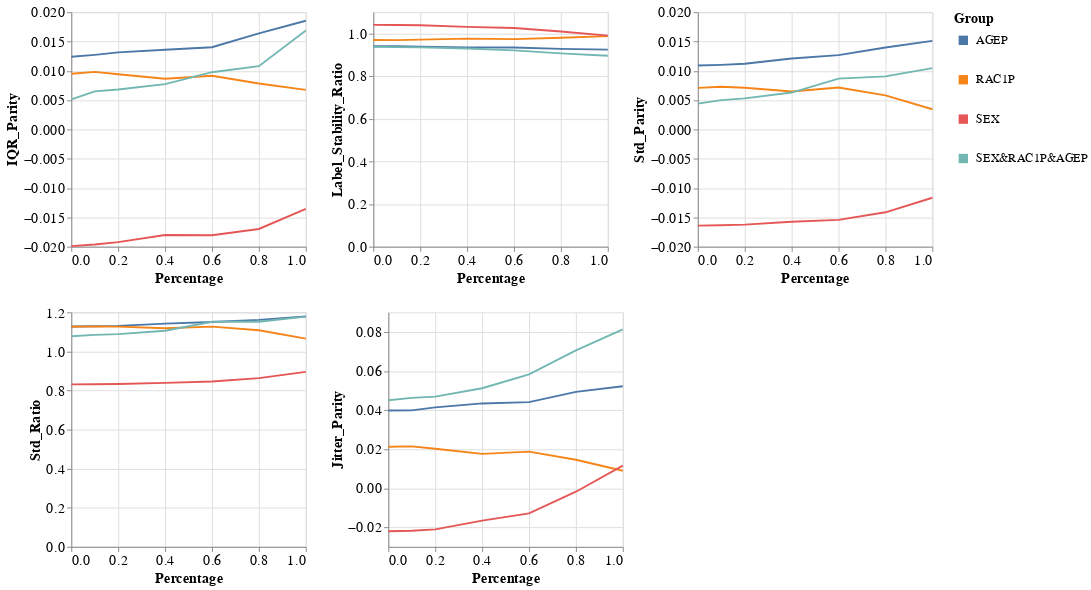

Notebook source saved alongside this figure:
### Markdown cell above
### Group metrics per dataset and model

### Code cell
visualizer.create_groups_grid_pct_lines_plot(model_name=MODEL_NAMES[0],
                                             target_preprocessing_technique=PREPROCESSING_TECHNIQUES[0],
                                             group_metrics_type='variance')

### Figure 1 — Vega-Lite specification as saved in the notebook (floating-point values rounded to 4 significant figures)
{"config": {"view": {"continuousWidth": 400, "continuousHeight": 300}, "axis": {"labelFontSize": 15, "titleFontSize": 15}, "legend": {"labelFontSize": 13, "symbolStrokeWidth": 10, "titleFontSize": 15}}, "vconcat": [{"hconcat": [{"mark": "line", "encoding": {"color": {"field": "Group", "type": "nominal"}, "x": {"field": "Percentage", "type": "quantitative"}, "y": {"field": "Metric_Value", "title": "IQR_Parity", "type": "quantitative"}}, "height": 250, "width": 250}, {"data": {"name": "data-14cf8a5577d0893a0c97ff763c0aa7cd"}, "mark": "line", "encoding": {"color": {"field": "Group", "type": "nominal"}, "x": {"field": "Percentage", "type": "quantitative"}, "y": {"field": "Metric_Value", "title": "Label_Stability_Ratio", "type": "quantitative"}}, "height": 250, "width": 250}, {"data": {"name": "data-20cb595127b24746ba64de4e8d92e93e"}, "mark": "line", "encoding": {"color": {"field": "Group", "type": "nominal"}, "x": {"field": "Percentage", "type": "quantitative"}, "y": {"field": "Metric_Value", "title": "Std_Parity", "type": "quantitative"}}, "height": 250, "width": 250}]}, {"hconcat": [{"mark": "line", "encoding": {"color": {"field": "Group", "type": "nominal"}, "x": {"field": "Percentage", "type": "quantitative"}, "y": {"field": "Metric_Value", "title": "Std_Ratio", "type": "quantitative"}}, "height": 250, "width": 250}, {"data": {"name": "data-863d75b8a4e873bfc03b9e69e406c692"}, "mark": "line", "encoding": {"color": {"field": "Group", "type": "nominal"}, "x": {"field": "Percentage", "type": "quantitative"}, "y": {"field": "Metric_Value", "title": "Jitter_Parity", "type": "quantitative"}}, "height": 250, "width": 250}], "data": {"name": "data-02aa22960027e17319a0a02a1c05fcef"}}], "data": {"name": "data-c46c834f06382b0865fcee083a997065"}, "$schema": "https://vega.github.io/schema/vega-lite/v4.17.0.json", "datasets": {"data-c46c834f06382b0865fcee083a997065": [{"Model_Name": "DecisionTreeClassifier", "Metric": "IQR_Parity", "Group": "AGEP", "Metric_Value": 0.01239, "Percentage": 0.0}, {"Model_Name": "DecisionTreeClassifier", "Metric": "IQR_Parity", "Group": "RAC1P", "Metric_Value": 0.009507, "Percentage": 0.0}, {"Model_Name": "DecisionTreeClassifier", "Metric": "IQR_Parity", "Group": "SEX", "Metric_Value": -0.01991, "Percentage": 0.0}, {"Model_Name": "DecisionTreeClassifier", "Metric": "IQR_Parity", "Group": "SEX&RAC1P&AGEP", "Metric_Value": 0.005125, "Percentage": 0.0}, {"Model_Name": "DecisionTreeClassifier", "Metric": "IQR_Parity", "Group": "AGEP", "Metric_Value": 0.01272, "Percentage": 0.1}, {"Model_Name": "DecisionTreeClassifier", "Metric": "IQR_Parity", "Group": "RAC1P", "Metric_Value": 0.00981, "Percentage": 0.1}, {"Model_Name": "DecisionTreeClassifier", "Metric": "IQR_Parity", "Group": "SEX", "Metric_Value": -0.01963, "Percentage": 0.1}, {"Model_Name": "DecisionTreeClassifier", "Metric": "IQR_Parity", "Group": "SEX&RAC1P&AGEP", "Metric_Value": 0.006488, "Percentage": 0.1}, {"Model_Name": "DecisionTreeClassifier", "Metric": "IQR_Parity", "Group": "AGEP", "Metric_Value": 0.01315, "Percentage": 0.2}, {"Model_Name": "DecisionTreeClassifier", "Metric": "IQR_Parity", "Group": "RAC1P", "Metric_Value": 0.009411, "Percentage": 0.2}, {"Model_Name": "DecisionTreeClassifier", "Metric": "IQR_Parity", "Group": "SEX", "Metric_Value": -0.01923, "Percentage": 0.2}, {"Model_Name": "DecisionTreeClassifier", "Metric": "IQR_Parity", "Group": "SEX&RAC1P&AGEP", "Metric_Value": 0.006814, "Percentage": 0.2}, {"Model_Name": "DecisionTreeClassifier", "Metric": "IQR_Parity", "Group": "AGEP", "Metric_Value": 0.0136, "Percentage": 0.4}, {"Model_Name": "DecisionTreeClassifier", "Metric": "IQR_Parity", "Group": "RAC1P", "Metric_Value": 0.008641, "Percentage": 0.4}, {"Model_Name": "DecisionTreeClassifier", "Metric": "IQR_Parity", "Group": "SEX", "Metric_Value": -0.01802, "Percentage": 0.4}, {"Model_Name": "DecisionTreeClassifier", "Metric": "IQR_Parity", "Group": "SEX&RAC1P&AGEP", "Metric_Value": 0.007726, "Percentage": 0.4}, {"Model_Name": "DecisionTreeClassifier", "Metric": "IQR_Parity", "Group": "AGEP", "Metric_Value": 0.01403, "Percentage": 0.6}, {"Model_Name": "DecisionTreeClassifier", "Metric": "IQR_Parity", "Group": "RAC1P", "Metric_Value": 0.009158, "Percentage": 0.6}, {"Model_Name": "DecisionTreeClassifier", "Metric": "IQR_Parity", "Group": "SEX", "Metric_Value": -0.01804, "Percentage": 0.6}, {"Model_Name": "DecisionTreeClassifier", "Metric": "IQR_Parity", "Group": "SEX&RAC1P&AGEP", "Metric_Value": 0.009762, "Percentage": 0.6}, {"Model_Name": "DecisionTreeClassifier", "Metric": "IQR_Parity", "Group": "AGEP", "Metric_Value": 0.01638, "Percentage": 0.8}, {"Model_Name": "DecisionTreeClassifier", "Metric": "IQR_Parity", "Group": "RAC1P", "Metric_Value": 0.007837, "Percentage": 0.8}, {"Model_Name": "DecisionTreeClassifier", "Metric": "IQR_Parity", "Group": "SEX", "Metric_Value": -0.01698, "Percentage": 0.8}, {"Model_Name": "DecisionTreeClassifier", "Metric": "IQR_Parity", "Group": "SEX&RAC1P&AGEP", "Metric_Value": 0.0108, "Percentage": 0.8}, {"Model_Name": "DecisionTreeClassifier", "Metric": "IQR_Parity", "Group": "AGEP", "Metric_Value": 0.01855, "Percentage": 1.0}, {"Model_Name": "DecisionTreeClassifier", "Metric": "IQR_Parity", "Group": "RAC1P", "Metric_Value": 0.00675, "Percentage": 1.0}, {"Model_Name": "DecisionTreeClassifier", "Metric": "IQR_Parity", "Group": "SEX", "Metric_Value": -0.01357, "Percentage": 1.0}, {"Model_Name": "DecisionTreeClassifier", "Metric": "IQR_Parity", "Group": "SEX&RAC1P&AGEP", "Metric_Value": 0.01689, "Percentage": 1.0}], "data-14cf8a5577d0893a0c97ff763c0aa7cd": [{"Model_Name": "DecisionTreeClassifier", "Metric": "Label_Stability_Ratio", "Group": "AGEP", "Metric_Value": 0.9403, "Percentage": 0.0}, {"Model_Name": "DecisionTreeClassifier", "Metric": "Label_Stability_Ratio", "Group": "RAC1P", "Metric_Value": 0.9697, "Percentage": 0.0}, {"Model_Name": "DecisionTreeClassifier", "Metric": "Label_Stability_Ratio", "Group": "SEX", "Metric_Value": 1.041, "Percentage": 0.0}, {"Model_Name": "DecisionTreeClassifier", "Metric": "Label_Stability_Ratio", "Group": "SEX&RAC1P&AGEP", "Metric_Value": 0.938, "Percentage": 0.0}, {"Model_Name": "DecisionTreeClassifier", "Metric": "Label_Stability_Ratio", "Group": "AGEP", "Metric_Value": 0.94, "Percentage": 0.1}, {"Model_Name": "DecisionTreeClassifier", "Metric": "Label_Stability_Ratio", "Group": "RAC1P", "Metric_Value": 0.9692, "Percentage": 0.1}, {"Model_Name": "DecisionTreeClassifier", "Metric": "Label_Stability_Ratio", "Group": "SEX", "Metric_Value": 1.04, "Percentage": 0.1}, {"Model_Name": "DecisionTreeClassifier", "Metric": "Label_Stability_Ratio", "Group": "SEX&RAC1P&AGEP", "Metric_Value": 0.9359, "Percentage": 0.1}, {"Model_Name": "DecisionTreeClassifier", "Metric": "Label_Stability_Ratio", "Group": "AGEP", "Metric_Value": 0.9378, "Percentage": 0.2}, {"Model_Name": "DecisionTreeClassifier", "Metric": "Label_Stability_Ratio", "Group": "RAC1P", "Metric_Value": 0.9715, "Percentage": 0.2}, {"Model_Name": "DecisionTreeClassifier", "Metric": "Label_Stability_Ratio", "Group": "SEX", "Metric_Value": 1.039, "Percentage": 0.2}, {"Model_Name": "DecisionTreeClassifier", "Metric": "Label_Stability_Ratio", "Group": "SEX&RAC1P&AGEP", "Metric_Value": 0.935, "Percentage": 0.2}, {"Model_Name": "DecisionTreeClassifier", "Metric": "Label_Stability_Ratio", "Group": "AGEP", "Metric_Value": 0.9351, "Percentage": 0.4}, {"Model_Name": "DecisionTreeClassifier", "Metric": "Label_Stability_Ratio", "Group": "RAC1P", "Metric_Value": 0.9762, "Percentage": 0.4}, {"Model_Name": "DecisionTreeClassifier", "Metric": "Label_Stability_Ratio", "Group": "SEX", "Metric_Value": 1.031, "Percentage": 0.4}, {"Model_Name": "DecisionTreeClassifier", "Metric": "Label_Stability_Ratio", "Group": "SEX&RAC1P&AGEP", "Metric_Value": 0.9296, "Percentage": 0.4}, {"Model_Name": "DecisionTreeClassifier", "Metric": "Label_Stability_Ratio", "Group": "AGEP", "Metric_Value": 0.9346, "Percentage": 0.6}, {"Model_Name": "DecisionTreeClassifier", "Metric": "Label_Stability_Ratio", "Group": "RAC1P", "Metric_Value": 0.9735, "Percentage": 0.6}, {"Model_Name": "DecisionTreeClassifier", "Metric": "Label_Stability_Ratio", "Group": "SEX", "Metric_Value": 1.026, "Percentage": 0.6}, {"Model_Name": "DecisionTreeClassifier", "Metric": "Label_Stability_Ratio", "Group": "SEX&RAC1P&AGEP", "Metric_Value": 0.9212, "Percentage": 0.6}, {"Model_Name": "DecisionTreeClassifier", "Metric": "Label_Stability_Ratio", "Group": "AGEP", "Metric_Value": 0.9278, "Percentage": 0.8}, {"Model_Name": "DecisionTreeClassifier", "Metric": "Label_Stability_Ratio", "Group": "RAC1P", "Metric_Value": 0.9803, "Percentage": 0.8}, {"Model_Name": "DecisionTreeClassifier", "Metric": "Label_Stability_Ratio", "Group": "SEX", "Metric_Value": 1.009, "Percentage": 0.8}, {"Model_Name": "DecisionTreeClassifier", "Metric": "Label_Stability_Ratio", "Group": "SEX&RAC1P&AGEP", "Metric_Value": 0.9067, "Percentage": 0.8}, {"Model_Name": "DecisionTreeClassifier", "Metric": "Label_Stability_Ratio", "Group": "AGEP", "Metric_Value": 0.9242, "Percentage": 1.0}, {"Model_Name": "DecisionTreeClassifier", "Metric": "Label_Stability_Ratio", "Group": "RAC1P", "Metric_Value": 0.988, "Percentage": 1.0}, {"Model_Name": "DecisionTreeClassifier", "Metric": "Label_Stability_Ratio", "Group": "SEX", "Metric_Value": 0.9903, "Percentage": 1.0}, {"Model_Name": "DecisionTreeClassifier", "Metric": "Label_Stability_Ratio", "Group": "SEX&RAC1P&AGEP", "Metric_Value": 0.8955, "Percentage": 1.0}], "data-20cb595127b24746ba64de4e8d92e93e": [{"Model_Name": "DecisionTreeClassifier", "Metric": "Std_Parity", "Group": "AGEP", "Metric_Value": 0.01091, "Percentage": 0.0}, {"Model_Name": "DecisionTreeClassifier", "Metric": "Std_Parity", "Group": "RAC1P", "Metric_Value": 0.007093, "Percentage": 0.0}, {"Model_Name": "DecisionTreeClassifier", "Metric": "Std_Parity", "Group": "SEX", "Metric_Value": -0.0164, "Percentage": 0.0}, {"Model_Name": "DecisionTreeClassifier", "Metric": "Std_Parity", "Group": "SEX&RAC1P&AGEP", "Metric_Value": 0.004405, "Percentage": 0.0}, {"Model_Name": "DecisionTreeClassifier", "Metric": "Std_Parity", "Group": "AGEP", "Metric_Value": 0.01102, "Percentage": 0.1}, {"Model_Name": "DecisionTreeClassifier", "Metric": "Std_Parity", "Group": "RAC1P", "Metric_Value": 0.007283, "Percentage": 0.1}, {"Model_Name": "DecisionTreeClassifier", "Metric": "Std_Parity", "Group": "SEX", "Metric_Value": -0.01635, "Percentage": 0.1}, {"Model_Name": "DecisionTreeClassifier", "Metric": "Std_Parity", "Group": "SEX&RAC1P&AGEP", "Metric_Value": 0.005008, "Percentage": 0.1}, {"Model_Name": "DecisionTreeClassifier", "Metric": "Std_Parity", "Group": "AGEP", "Metric_Value": 0.01121, "Percentage": 0.2}, {"Model_Name": "DecisionTreeClassifier", "Metric": "Std_Parity", "Group": "RAC1P", "Metric_Value": 0.007107, "Percentage": 0.2}, {"Model_Name": "DecisionTreeClassifier", "Metric": "Std_Parity", "Group": "SEX", "Metric_Value": -0.01624, "Percentage": 0.2}, {"Model_Name": "DecisionTreeClassifier", "Metric": "Std_Parity", "Group": "SEX&RAC1P&AGEP", "Metric_Value": 0.005292, "Percentage": 0.2}, {"Model_Name": "DecisionTreeClassifier", "Metric": "Std_Parity", "Group": "AGEP", "Metric_Value": 0.01211, "Percentage": 0.4}, {"Model_Name": "DecisionTreeClassifier", "Metric": "Std_Parity", "Group": "RAC1P", "Metric_Value": 0.00648, "Percentage": 0.4}, {"Model_Name": "DecisionTreeClassifier", "Metric": "Std_Parity", "Group": "SEX", "Metric_Value": -0.01575, "Percentage": 0.4}, {"Model_Name": "DecisionTreeClassifier", "Metric": "Std_Parity", "Group": "SEX&RAC1P&AGEP", "Metric_Value": 0.006296, "Percentage": 0.4}, {"Model_Name": "DecisionTreeClassifier", "Metric": "Std_Parity", "Group": "AGEP", "Metric_Value": 0.01268, "Percentage": 0.6}, {"Model_Name": "DecisionTreeClassifier", "Metric": "Std_Parity", "Group": "RAC1P", "Metric_Value": 0.007153, "Percentage": 0.6}, {"Model_Name": "DecisionTreeClassifier", "Metric": "Std_Parity", "Group": "SEX", "Metric_Value": -0.01543, "Percentage": 0.6}, {"Model_Name": "DecisionTreeClassifier", "Metric": "Std_Parity", "Group": "SEX&RAC1P&AGEP", "Metric_Value": 0.008666, "Percentage": 0.6}, {"Model_Name": "DecisionTreeClassifier", "Metric": "Std_Parity", "Group": "AGEP", "Metric_Value": 0.01398, "Percentage": 0.8}, {"Model_Name": "DecisionTreeClassifier", "Metric": "Std_Parity", "Group": "RAC1P", "Metric_Value": 0.005823, "Percentage": 0.8}, {"Model_Name": "DecisionTreeClassifier", "Metric": "Std_Parity", "Group": "SEX", "Metric_Value": -0.01413, "Percentage": 0.8}, {"Model_Name": "DecisionTreeClassifier", "Metric": "Std_Parity", "Group": "SEX&RAC1P&AGEP", "Metric_Value": 0.009054, "Percentage": 0.8}, {"Model_Name": "DecisionTreeClassifier", "Metric": "Std_Parity", "Group": "AGEP", "Metric_Value": 0.01512, "Percentage": 1.0}, {"Model_Name": "DecisionTreeClassifier", "Metric": "Std_Parity", "Group": "RAC1P", "Metric_Value": 0.003446, "Percentage": 1.0}, {"Model_Name": "DecisionTreeClassifier", "Metric": "Std_Parity", "Group": "SEX", "Metric_Value": -0.01165, "Percentage": 1.0}, {"Model_Name": "DecisionTreeClassifier", "Metric": "Std_Parity", "Group": "SEX&RAC1P&AGEP", "Metric_Value": 0.01046, "Percentage": 1.0}], "data-02aa22960027e17319a0a02a1c05fcef": [{"Model_Name": "DecisionTreeClassifier", "Metric": "Std_Ratio", "Group": "AGEP", "Metric_Value": 1.128, "Percentage": 0.0}, {"Model_Name": "DecisionTreeClassifier", "Metric": "Std_Ratio", "Group": "RAC1P", "Metric_Value": 1.126, "Percentage": 0.0}, {"Model_Name": "DecisionTreeClassifier", "Metric": "Std_Ratio", "Group": "SEX", "Metric_Value": 0.8315, "Percentage": 0.0}, {"Model_Name": "DecisionTreeClassifier", "Metric": "Std_Ratio", "Group": "SEX&RAC1P&AGEP", "Metric_Value": 1.078, "Percentage": 0.0}, {"Model_Name": "DecisionTreeClassifier", "Metric": "Std_Ratio", "Group": "AGEP", "Metric_Value": 1.129, "Percentage": 0.1}, {"Model_Name": "DecisionTreeClassifier", "Metric": "Std_Ratio", "Group": "RAC1P", "Metric_Value": 1.128, "Percentage": 0.1}, {"Model_Name": "DecisionTreeClassifier", "Metric": "Std_Ratio", "Group": "SEX", "Metric_Value": 0.8323, "Percentage": 0.1}, {"Model_Name": "DecisionTreeClassifier", "Metric": "Std_Ratio", "Group": "SEX&RAC1P&AGEP", "Metric_Value": 1.085, "Percentage": 0.1}, {"Model_Name": "DecisionTreeClassifier", "Metric": "Std_Ratio", "Group": "AGEP", "Metric_Value": 1.131, "Percentage": 0.2}, {"Model_Name": "DecisionTreeClassifier", "Metric": "Std_Ratio", "Group": "RAC1P", "Metric_Value": 1.127, "Percentage": 0.2}, {"Model_Name": "DecisionTreeClassifier", "Metric": "Std_Ratio", "Group": "SEX", "Metric_Value": 0.8335, "Percentage": 0.2}, {"Model_Name": "DecisionTreeClassifier", "Metric": "Std_Ratio", "Group": "SEX&RAC1P&AGEP", "Metric_Value": 1.089, "Percentage": 0.2}, {"Model_Name": "DecisionTreeClassifier", "Metric": "Std_Ratio", "Group": "AGEP", "Metric_Value": 1.142, "Percentage": 0.4}, {"Model_Name": "DecisionTreeClassifier", "Metric": "Std_Ratio", "Group": "RAC1P", "Metric_Value": 1.119, "Percentage": 0.4}, {"Model_Name": "DecisionTreeClassifier", "Metric": "Std_Ratio", "Group": "SEX", "Metric_Value": 0.8389, "Percentage": 0.4}, {"Model_Name": "DecisionTreeClassifier", "Metric": "Std_Ratio", "Group": "SEX&RAC1P&AGEP", "Metric_Value": 1.106, "Percentage": 0.4}, {"Model_Name": "DecisionTreeClassifier", "Metric": "Std_Ratio", "Group": "AGEP", "Metric_Value": 1.151, "Percentage": 0.6}, {"Model_Name": "DecisionTreeClassifier", "Metric": "Std_Ratio", "Group": "RAC1P", "Metric_Value": 1.127, "Percentage": 0.6}, {"Model_Name": "DecisionTreeClassifier", "Metric": "Std_Ratio", "Group": "SEX", "Metric_Value": 0.8461, "Percentage": 0.6}, {"Model_Name": "DecisionTreeClassifier", "Metric": "Std_Ratio", "Group": "SEX&RAC1P&AGEP", "Metric_Value": 1.152, "Percentage": 0.6}, {"Model_Name": "DecisionTreeClassifier", "Metric": "Std_Ratio", "Group": "AGEP", "Metric_Value": 1.162, "Percentage": 0.8}, {"Model_Name": "DecisionTreeClassifier", "Metric": "Std_Ratio", "Group": "RAC1P", "Metric_Value": 1.108, "Percentage": 0.8}, {"Model_Name": "DecisionTreeClassifier", "Metric": "Std_Ratio", "Group": "SEX", "Metric_Value": 0.8637, "Percentage": 0.8}, {"Model_Name": "DecisionTreeClassifier", "Metric": "Std_Ratio", "Group": "SEX&RAC1P&AGEP", "Metric_Value": 1.152, "Percentage": 0.8}, {"Model_Name": "DecisionTreeClassifier", "Metric": "Std_Ratio", "Group": "AGEP", "Metric_Value": 1.179, "Percentage": 1.0}, {"Model_Name": "DecisionTreeClassifier", "Metric": "Std_Ratio", "Group": "RAC1P", "Metric_Value": 1.065, "Percentage": 1.0}, {"Model_Name": "DecisionTreeClassifier", "Metric": "Std_Ratio", "Group": "SEX", "Metric_Value": 0.8951, "Percentage": 1.0}, {"Model_Name": "DecisionTreeClassifier", "Metric": "Std_Ratio", "Group": "SEX&RAC1P&AGEP", "Metric_Value": 1.178, "Percentage": 1.0}], "data-863d75b8a4e873bfc03b9e69e406c692": [{"Model_Name": "DecisionTreeClassifier", "Metric": "Jitter_Parity", "Group": "AGEP", "Metric_Value": 0.03975, "Percentage": 0.0}, {"Model_Name": "DecisionTreeClassifier", "Metric": "Jitter_Parity", "Group": "RAC1P", "Metric_Value": 0.02123, "Percentage": 0.0}, {"Model_Name": "DecisionTreeClassifier", "Metric": "Jitter_Parity", "Group": "SEX", "Metric_Value": -0.02204, "Percentage": 0.0}, {"Model_Name": "DecisionTreeClassifier", "Metric": "Jitter_Parity", "Group": "SEX&RAC1P&AGEP", "Metric_Value": 0.045, "Percentage": 0.0}, {"Model_Name": "DecisionTreeClassifier", "Metric": "Jitter_Parity", "Group": "AGEP", "Metric_Value": 0.03987, "Percentage": 0.1}, {"Model_Name": "DecisionTreeClassifier", "Metric": "Jitter_Parity", "Group": "RAC1P", "Metric_Value": 0.02145, "Percentage": 0.1}, {"Model_Name": "DecisionTreeClassifier", "Metric": "Jitter_Parity", "Group": "SEX", "Metric_Value": -0.02177, "Percentage": 0.1}, {"Model_Name": "DecisionTreeClassifier", "Metric": "Jitter_Parity", "Group": "SEX&RAC1P&AGEP", "Metric_Value": 0.04622, "Percentage": 0.1}, {"Model_Name": "DecisionTreeClassifier", "Metric": "Jitter_Parity", "Group": "AGEP", "Metric_Value": 0.04136, "Percentage": 0.2}, {"Model_Name": "DecisionTreeClassifier", "Metric": "Jitter_Parity", "Group": "RAC1P", "Metric_Value": 0.0202, "Percentage": 0.2}, {"Model_Name": "DecisionTreeClassifier", "Metric": "Jitter_Parity", "Group": "SEX", "Metric_Value": -0.02103, "Percentage": 0.2}, {"Model_Name": "DecisionTreeClassifier", "Metric": "Jitter_Parity", "Group": "SEX&RAC1P&AGEP", "Metric_Value": 0.04689, "Percentage": 0.2}, {"Model_Name": "DecisionTreeClassifier", "Metric": "Jitter_Parity", "Group": "AGEP", "Metric_Value": 0.04339, "Percentage": 0.4}, {"Model_Name": "DecisionTreeClassifier", "Metric": "Jitter_Parity", "Group": "RAC1P", "Metric_Value": 0.0176, "Percentage": 0.4}, {"Model_Name": "DecisionTreeClassifier", "Metric": "Jitter_Parity", "Group": "SEX", "Metric_Value": -0.01657, "Percentage": 0.4}, {"Model_Name": "DecisionTreeClassifier", "Metric": "Jitter_Parity", "Group": "SEX&RAC1P&AGEP", "Metric_Value": 0.05115, "Percentage": 0.4}, {"Model_Name": "DecisionTreeClassifier", "Metric": "Jitter_Parity", "Group": "AGEP", "Metric_Value": 0.04407, "Percentage": 0.6}, {"Model_Name": "DecisionTreeClassifier", "Metric": "Jitter_Parity", "Group": "RAC1P", "Metric_Value": 0.01876, "Percentage": 0.6}, {"Model_Name": "DecisionTreeClassifier", "Metric": "Jitter_Parity", "Group": "SEX", "Metric_Value": -0.01288, "Percentage": 0.6}, {"Model_Name": "DecisionTreeClassifier", "Metric": "Jitter_Parity", "Group": "SEX&RAC1P&AGEP", "Metric_Value": 0.05826, "Percentage": 0.6}, {"Model_Name": "DecisionTreeClassifier", "Metric": "Jitter_Parity", "Group": "AGEP", "Metric_Value": 0.04932, "Percentage": 0.8}, {"Model_Name": "DecisionTreeClassifier", "Metric": "Jitter_Parity", "Group": "RAC1P", "Metric_Value": 0.01456, "Percentage": 0.8}, {"Model_Name": "DecisionTreeClassifier", "Metric": "Jitter_Parity", "Group": "SEX", "Metric_Value": -0.001781, "Percentage": 0.8}, {"Model_Name": "DecisionTreeClassifier", "Metric": "Jitter_Parity", "Group": "SEX&RAC1P&AGEP", "Metric_Value": 0.07058, "Percentage": 0.8}, {"Model_Name": "DecisionTreeClassifier", "Metric": "Jitter_Parity", "Group": "AGEP", "Metric_Value": 0.0522, "Percentage": 1.0}, {"Model_Name": "DecisionTreeClassifier", "Metric": "Jitter_Parity", "Group": "RAC1P", "Metric_Value": 0.008926, "Percentage": 1.0}, {"Model_Name": "DecisionTreeClassifier", "Metric": "Jitter_Parity", "Group": "SEX", "Metric_Value": 0.01156, "Percentage": 1.0}, {"Model_Name": "DecisionTreeClassifier", "Metric": "Jitter_Parity", "Group": "SEX&RAC1P&AGEP", "Metric_Value": 0.08125, "Percentage": 1.0}]}}
